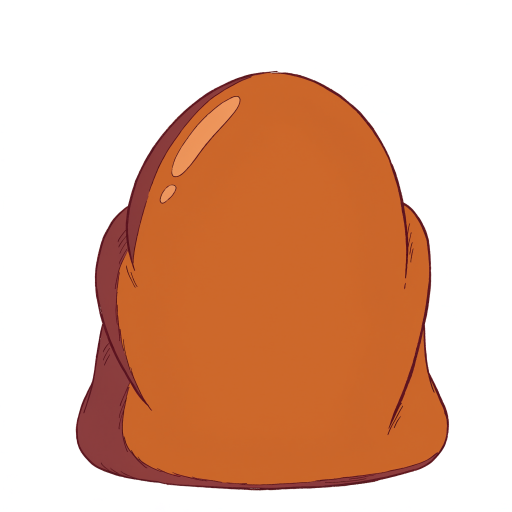
#> input picture niches/corps-humain/episodes/010-sortie-bloquee/art/v2/caca.png, 1024 x 1024 px (shown at 1/2 size)
$ python preparer.py
#> lines starting #> are read from the running program, lines starting #| are printed output that depends on the picture; after the words box and inside, x2 and y2 are one past the last pixel; in counts of white or black regions, pixels touching at a corner belong together
### niches/corps-humain/episodes/010-sortie-bloquee/preparer_v2.py
"""Nouvelle mise en scène : CACA monobloc, vraie coupe, cuvette et Léa debout."""
from copy import deepcopy
from pathlib import Path
import json
import shutil
import subprocess
import numpy as np
from PIL import Image, ImageDraw, ImageFilter
from scipy.ndimage import label
from scipy.interpolate import PchipInterpolator
import yaml

from dialogues import VOICES,lines
from toonstudio.drawing import cover,font,remove_flat_background

ROOT=Path(__file__).resolve().parent
NICHE=ROOT.parents[1]
ART=ROOT/'art/v2'
INK='#6D383B'
CORAL='#E75261'
BLOOD='#D63748'

def save_cfg(path,cfg):
    path.mkdir(parents=True,exist_ok=True)
    (path/'personnage.yaml').write_text(yaml.safe_dump(cfg,allow_unicode=True,sort_keys=False))

def caca():
    body=remove_flat_background(Image.open(ART/'caca.png'),tol=25).resize((360,460),Image.Resampling.LANCZOS)
#> in remove_flat_background, `corners = np.array([a[0, 0, :3], a[0, -1, :3], a[-1, 0, :3], a[-1, -1,..`: corners = [[253, 255, 255], [255, 255, 255], [253, 255, 255], [253, 254, 253]]
#> in remove_flat_background, `ref = np.median(corners, axis=0)`: ref = [253, 255, 255]
#> in remove_flat_background, `close = (np.abs(a[:, :, :3] - ref).max(axis=2) < tol)`:
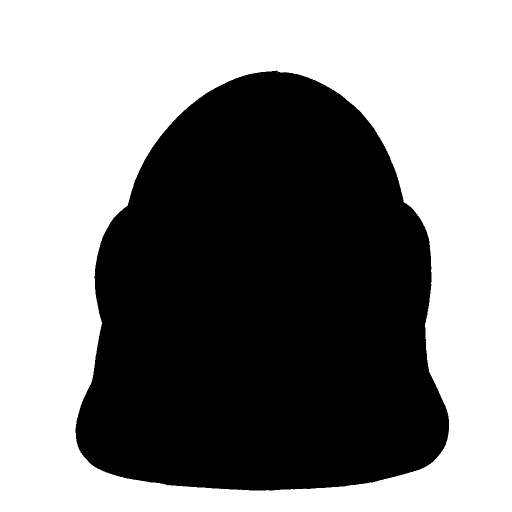
#> close: shape (1024, 1024) bool (shown at 1/2 size); 53.8% white; 1 black region, box (x1, y1, x2, y2) and area: (151, 141, 898, 981) 484915
#> in remove_flat_background, `lab, _ = ndimage.label(close)`:
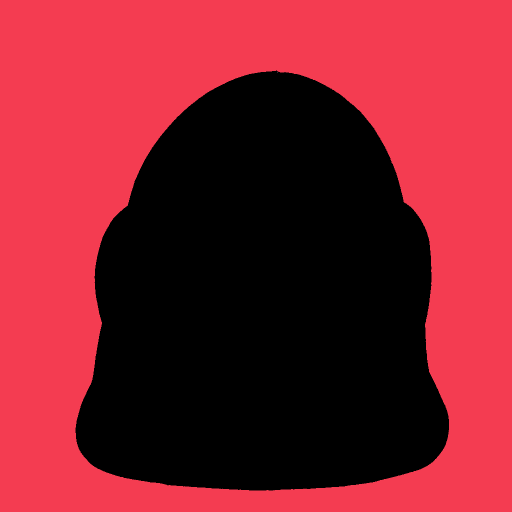
#> lab: shape (1024, 1024) int32 (shown at 1/2 size); 3 distinct labels, from 0 to 2; one colour per label, 0 black
#> in remove_flat_background, `border = set(lab[0, :]) | set(lab[-1, :]) | set(lab[:, 0]) | set(lab[:..`: border = 1 item
#> in remove_flat_background, `bg = np.isin(lab, [l for l in border if l])`: bg: shape (1024, 1024) bool; 53.8% white; 1 black region, box (x1, y1, x2, y2) and area: (151, 141, 898, 981) 484916
#> in remove_flat_background, `soft = ndimage.binary_dilation(bg, iterations=1) & ~bg`: soft: shape (1024, 1024) bool; 0.23% white in thin lines or dots, all inside (x1, y1, x2, y2) = (151, 141, 898, 981)
    path=ROOT/'personnages/caca-v2';path.mkdir(exist_ok=True)
    # Le brun reste lumineux ; l'ancien corps empilé du 005 est écarté.
    a=np.asarray(body).copy();rgb=a[:,:,:3].astype(float)
#> after `rgb = a[:, :, :3].astype(float)`:
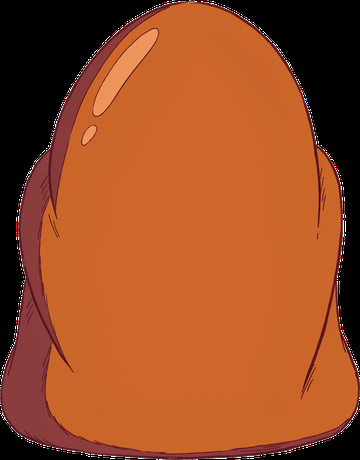
#> rgb: shape (460, 360, 3) float64; mean R, G, B 151.8, 76.2, 35.7
    warm=(rgb[:,:,0]>rgb[:,:,1]*1.35)&(rgb[:,:,1]>rgb[:,:,2]*1.15)&(a[:,:,3]>0)
#> warm: shape (460, 360) bool; 67.8% white; 24 black regions (23 under 20 px), largest, box (x1, y1, x2, y2) and area: (0, 0, 360, 460) 53360
    a[warm,:3]=np.clip(rgb[warm]*[.80,.88,.92],0,255)
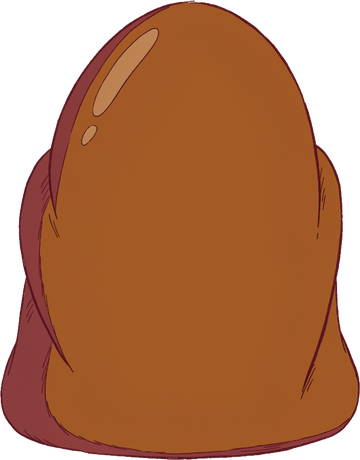
#> a: shape (460, 360, 4); mean R, G, B, A 124.1, 67.4, 33, 196.6; transparent parts drawn white
    body=Image.fromarray(a);body.save(path/'corps.png')
    images={'defaut':'corps.png'};poses={}
    for index in range(25):
        marked=body.copy();d=ImageDraw.Draw(marked)
        progress=index/24*3
        for k,(x,y) in enumerate(((66,265),(94,293),(124,316))):
            amount=max(0,min(1,progress-k))
            if amount:
                points=[(x+9*t,y+94*t) for t in np.linspace(0,amount,18)]
                d.line(points,fill=BLOOD,width=9,joint='curve')
        name=f'marque-{index:02d}';marked.save(path/(name+'.png'));images[name]=name+'.png'
        poses[name]={'corps':{'image':name}}
#> after the loop, images = 26 items; poses = 25 items
    skin='#%02X%02X%02X'%body.getpixel((215,265))[:3]
#> skin = '#A45B26'
    cfg={'nom':'CACA','type':'organe','couches':[{'id':'corps','pivot':[180,460],'images':images}],
         'visage':{'couche':'corps','yeux':[218,264],'rayon_oeil':26,'ecart':2.18,'bouche':[218,330],
                    'largeur_bouche':57,'peau':skin,'pupille':.76,'trait':.10,'paupiere':.05},
         'poses':poses,'membres':{
             'bras':{'epaule_g':[20,300],'epaule_d':[338,300],'longueur':79,'epaisseur':8,'couleur':'#FFF9ED'},
             'jambes':{'hanche_g':[108,443],'hanche_d':[250,443],'longueur':65,'epaisseur':9,'couleur':'#FFF9ED','chaussure':'#FFF9ED'}},
         'mouvement':{'souplesse':.11,'respiration':.002}}
    save_cfg(path,cfg)
    cut=ROOT/'personnages/caca-coupe-v2';cut.mkdir(exist_ok=True)
    cfg=deepcopy(cfg);cfg.pop('membres');cfg['couches'][0]['images']={'defaut':'corps.png'};cfg.pop('poses')
#> after `cfg = deepcopy(cfg)`: cfg = 7 items
    rgba=Image.new('RGBA',(body.width+32,body.height+32))
#> rgba: PIL image 392x492 RGBA; every value is 0
    edge=Image.new('L',rgba.size);edge.paste(body.getchannel('A'),(16,16))
#> after `edge = Image.new('L', rgba.size)`: edge: PIL image 392x492 L; every value is 0
    edge=edge.filter(ImageFilter.MaxFilter(23))
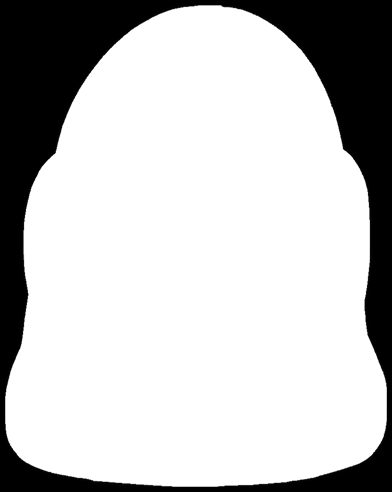
#> edge: PIL image 392x492 L; min 0, max 255, mean 193.6
    tint=Image.new('RGBA',rgba.size,BLOOD);tint.putalpha(edge)
#> after `tint.putalpha(edge)`:
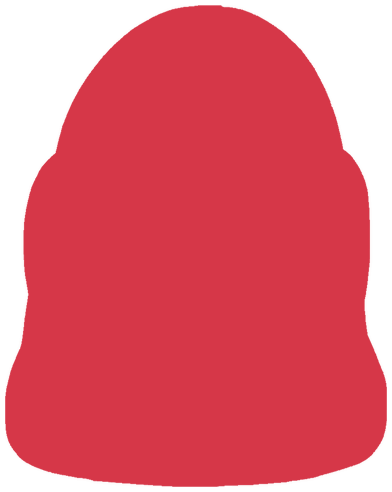
#> tint: PIL image 392x492 RGBA; mean R, G, B, A 214, 55, 72, 193.6; transparent parts drawn white
    rgba.alpha_composite(tint);rgba.alpha_composite(Image.open(path/'marque-24.png'),(16,16))
#> after `rgba.alpha_composite(Image.open(path / 'marque-24.png'), (16, 16))`:
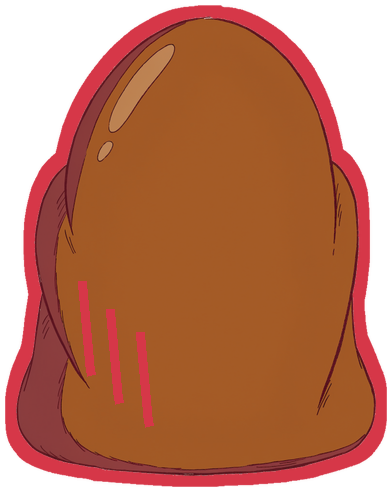
#> rgba: PIL image 392x492 RGBA; mean R, G, B, A 129.9, 62.3, 35.6, 193.6; transparent parts drawn white
    rgba.save(cut/'corps.png')
    cfg['couches'][0]['pivot']=[196,476]
    cfg['visage']['yeux']=[234,280];cfg['visage']['bouche']=[234,346]
    save_cfg(cut,cfg)

def lea_debout():
#> (the run stopped early here; a loop or call above may not have finished)
